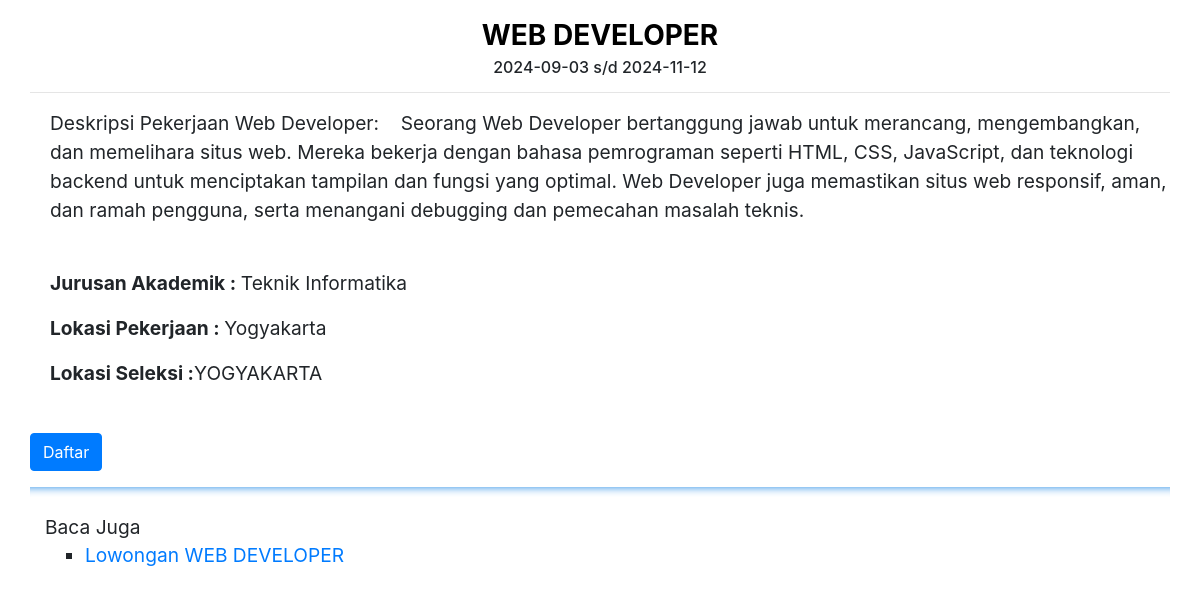
The page /pelamar/career.php?post=LWG0001 on the database its author committed.
### tables this page shows
CREATE TABLE `lowongan` (
  `id_lowongan` varchar(20) NOT NULL,
  `posisi_pekerjaan` varchar(35) NOT NULL,
  `lokasi_seleksi` varchar(35) NOT NULL,
  `tgl_mulai` date NOT NULL,
  `tgl_selesai` date NOT NULL,
  `deskripsi_pekerjaan` text NOT NULL,
  `jurusan_akademik` varchar(40) NOT NULL,
  `lokasi_pekerjaan` varchar(35) NOT NULL,
  `nip` varchar(15) NOT NULL,
  `view` enum('aktif','tidak aktif','','') NOT NULL
);

### pelamar/career.php (the view, shortened to what this page needs)
<!DOCTYPE html>
<html lang="en">
<head>
	<link rel="stylesheet" href="../bootstrap4/css/bootstrap.min.css">
	<link rel="stylesheet" href="../bootstrap4/css/custom.css">
</head>
<body style="background:transparent; margin-top: 20px;" >
 	<div class="container">
  <?php
  include"koneksi.php";
  $post = $_GET["post"];
  if (!$post) {
  $ambil_berita = mysqli_query($connect,"SELECT * from lowongan order by id_lowongan desc");
  while($hasil = mysqli_fetch_array($ambil_berita)){
  ?>
   <div class="row-fluid">
     <div class="span8 text-center">
       <h2><?=$hasil['posisi_pekerjaan'];?></h2>
		<h4> <?=$hasil['tgl_mulai'];?> s/d <?=$hasil['tgl_selesai'];?> </h4>
        <br>
        <p>
          <a href="career.php?post=<?=$hasil['id_lowongan'];?>" class="btn magictime openDownLeftReturn btn-primary	">Baca Selengkapnya</a>
        </p>
      </div>
    </div>
    <hr style="height: 10px; border: 0; box-shadow: 0 10px 10px -10px #1e88e5 inset;">
 <?php
  }  }
  else
  {
  $ambil_berita = mysqli_query($connect, "SELECT * from lowongan where id_lowongan ='$post'");
 $hasil = mysqli_fetch_array($ambil_berita);
 ?>
  <div class="paragraphs">
   <div class="row">
    <div class="panel-body">
      <div class="tambahan">
          <div class="content-heading">
             <h3 class="text-center" style="color: black; font-weight: bold;"><?=$hasil['posisi_pekerjaan'];?></h3>
             <h6 class="text-center"><?=$hasil['tgl_mulai']; ?> s/d <?=$hasil['tgl_selesai']; ?></h6>
          </div>
          <hr>
          <p><?=$hasil['deskripsi_pekerjaan'];?></p>
          <br>
          <p><b>Jurusan Akademik : </b><?=$hasil['jurusan_akademik'];?></p>
          <p><b>Lokasi Pekerjaan : </b><?=$hasil['lokasi_pekerjaan'];?></p>
          <p><b>Lokasi Seleksi :</b><?=$hasil['lokasi_seleksi'];?></p>
          <br>
          <?php if (!isset($_SESSION['pelamar'])):?>
            <a href="add_plmr.php?posisi_pekerjaan=<?=$hasil['posisi_pekerjaan'];?>&lokasi_seleksi=<?=$hasil['lokasi_seleksi'];?>" class="btn btn-primary">Daftar</a>
         <?php endif ?>
          <hr style="height: 10px; border: 0; box-shadow: 0 10px 10px -10px #1e88e5 inset;">
    </div>
    </div>
   </div>
  </div>
    <?php
  $ambil_recent = mysqli_query($connect,"SELECT * from lowongan ");
 ?>
  <div class="panel-berita">
     <div class="panel-heading">Baca Juga</div>
      <ul type="square">
       <?php
    while($hasil_recent= mysqli_fetch_array($ambil_recent)){
       echo "<li><a href='career.php?link=lihatDetailtnt.php&id=$hasil_recent[id_lowongan]'>Lowongan ".$hasil_recent['posisi_pekerjaan']."</a></li>";
    }
    ?>
      </ul>
  </div>
<?php
  }
 ?>
 	</div>
</body>
</html>

### rows shown on the page
lowongan: posisi_pekerjaan "WEB DEVELOPER", tgl_mulai "2024-09-03", tgl_selesai "2024-11-12", deskripsi_pekerjaan "Deskripsi Pekerjaan Web Developer: Seorang Web Developer bertanggung jawab untuk merancang, mengembangkan, dan memelihara situs web. Mereka bekerja dengan bahasa pemrograman seperti HTML, CSS, JavaScript, dan teknologi backend untuk menciptakan tampilan dan fungsi yang optimal. Web Developer juga memastikan situs web responsif, aman, dan ramah pengguna, serta menangani debugging dan pemecahan masalah teknis.", jurusan_akademik "Teknik Informatika", lokasi_pekerjaan "Yogyakarta", lokasi_seleksi "YOGYAKARTA"
